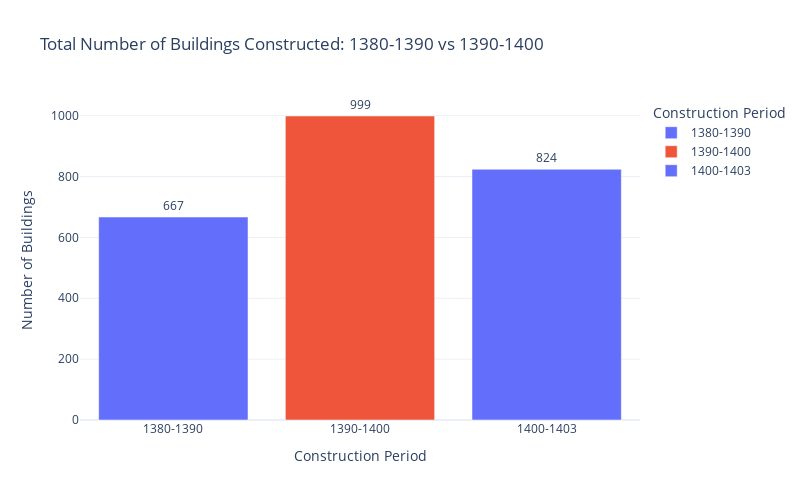

Notebook code for this chart:
### Code cell
# Plot the bar chart
fig = px.bar(
    building_counts, 
    x='Period', 
    y='Count', 
    title='Total Number of Buildings Constructed: 1380-1390 vs 1390-1400',
    labels={'Count': 'Number of Buildings', 'Period': 'Construction Period'},
    text='Count',  # Display counts on top of bars
    color='Period',  # Color-code by period
    color_discrete_sequence=['#636EFA', '#EF553B']  # Custom colors
)

# Customize layout
fig.update_traces(textposition='outside')  # Display counts outside bars
fig.update_layout(
    xaxis_title='Construction Period', 
    yaxis_title='Number of Buildings',
    template='plotly_white',
    width=800,  # Adjust width for better display
    height=500  # Adjust height for better display
)

# Show the plot
fig.show()

### Figure 1 — Plotly figure (JSON) as saved in the notebook; plotly's stock layout.template omitted (floating-point values rounded to 4 significant figures)
{"data": [{"alignmentgroup": "True", "hovertemplate": "Construction Period=%{x}<br>Number of Buildings=%{text}<extra></extra>", "legendgroup": "1380-1390", "marker": {"color": "#636EFA", "pattern": {"shape": ""}}, "name": "1380-1390", "offsetgroup": "1380-1390", "orientation": "v", "showlegend": true, "text": [667], "textposition": "outside", "type": "bar", "x": ["1380-1390"], "xaxis": "x", "y": [667], "yaxis": "y"}, {"alignmentgroup": "True", "hovertemplate": "Construction Period=%{x}<br>Number of Buildings=%{text}<extra></extra>", "legendgroup": "1390-1400", "marker": {"color": "#EF553B", "pattern": {"shape": ""}}, "name": "1390-1400", "offsetgroup": "1390-1400", "orientation": "v", "showlegend": true, "text": [999], "textposition": "outside", "type": "bar", "x": ["1390-1400"], "xaxis": "x", "y": [999], "yaxis": "y"}, {"alignmentgroup": "True", "hovertemplate": "Construction Period=%{x}<br>Number of Buildings=%{text}<extra></extra>", "legendgroup": "1400-1403", "marker": {"color": "#636EFA", "pattern": {"shape": ""}}, "name": "1400-1403", "offsetgroup": "1400-1403", "orientation": "v", "showlegend": true, "text": [824], "textposition": "outside", "type": "bar", "x": ["1400-1403"], "xaxis": "x", "y": [824], "yaxis": "y"}], "layout": {"barmode": "relative", "height": 500, "legend": {"title": {"text": "Construction Period"}, "tracegroupgap": 0}, "title": {"text": "Total Number of Buildings Constructed: 1380-1390 vs 1390-1400"}, "width": 800, "xaxis": {"anchor": "y", "categoryarray": ["1380-1390", "1390-1400", "1400-1403"], "categoryorder": "array", "domain": [0, 1], "title": {"text": "Construction Period"}}, "yaxis": {"anchor": "x", "domain": [0, 1], "title": {"text": "Number of Buildings"}}}}
